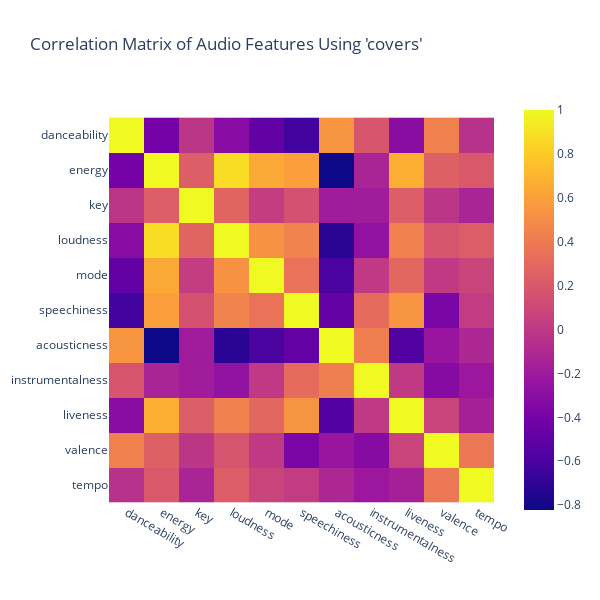

Notebook cell for this chart:
### Code cell
correlation_matrix = covers.corr(numeric_only=True)
fig = px.imshow(correlation_matrix,
               title="Correlation Matrix of Audio Features Using 'covers'")
fig.update_layout(width=600, height=600)
fig.show()

### Figure 1 — Plotly figure (JSON) as saved in the notebook; plotly's stock layout.template omitted (floating-point values rounded to 4 significant figures)
{"data": [{"coloraxis": "coloraxis", "hovertemplate": "x: %{x}<br>y: %{y}<br>color: %{z}<extra></extra>", "name": "0", "type": "heatmap", "x": ["danceability", "energy", "key", "loudness", "mode", "speechiness", "acousticness", "instrumentalness", "liveness", "valence", "tempo"], "xaxis": "x", "y": ["danceability", "energy", "key", "loudness", "mode", "speechiness", "acousticness", "instrumentalness", "liveness", "valence", "tempo"], "yaxis": "y", "z": [[1, -0.408, -0.02361, -0.3131, -0.4926, -0.6295, 0.5427, 0.1756, -0.3029, 0.4341, -0.04627], [-0.408, 1, 0.2296, 0.8773, 0.6429, 0.5884, -0.8223, -0.1338, 0.6676, 0.2412, 0.1979], [-0.02361, 0.2296, 1, 0.2688, 0.02844, 0.1611, -0.1906, -0.1818, 0.2309, -0.01919, -0.1341], [-0.3131, 0.8773, 0.2688, 1, 0.5273, 0.4455, -0.7175, -0.2697, 0.433, 0.1697, 0.2249], [-0.4926, 0.6429, 0.02844, 0.5273, 1, 0.3495, -0.5952, 0.0008621, 0.2892, 0.006625, 0.06724], [-0.6295, 0.5884, 0.1611, 0.4455, 0.3495, 1, -0.4872, 0.3072, 0.5369, -0.3726, 0.01919], [0.5427, -0.8223, -0.1906, -0.7175, -0.5952, -0.4872, 1, 0.4263, -0.5658, -0.2302, -0.1109], [0.1756, -0.1338, -0.1818, -0.2697, 0.0008621, 0.3072, 0.4263, 1, 0.009616, -0.3241, -0.2128], [-0.3029, 0.6676, 0.2309, 0.433, 0.2892, 0.5369, -0.5658, 0.009616, 1, 0.06739, -0.1574], [0.4341, 0.2412, -0.01919, 0.1697, 0.006625, -0.3726, -0.2302, -0.3241, 0.06739, 1, 0.38], [-0.04627, 0.1979, -0.1341, 0.2249, 0.06724, 0.01919, -0.1109, -0.2128, -0.1574, 0.38, 1]]}], "layout": {"coloraxis": {"colorscale": [[0, "#0d0887"], [0.1111, "#46039f"], [0.2222, "#7201a8"], [0.3333, "#9c179e"], [0.4444, "#bd3786"], [0.5556, "#d8576b"], [0.6667, "#ed7953"], [0.7778, "#fb9f3a"], [0.8889, "#fdca26"], [1, "#f0f921"]]}, "height": 600, "title": {"text": "Correlation Matrix of Audio Features Using 'covers'"}, "width": 600, "xaxis": {"anchor": "y", "autorange": true, "constrain": "domain", "domain": [0, 1], "range": [-0.5, 10.5], "scaleanchor": "y", "type": "category"}, "yaxis": {"anchor": "x", "autorange": true, "constrain": "domain", "domain": [0.04167, 0.9583], "range": [10.5, -0.5], "type": "category"}}}
